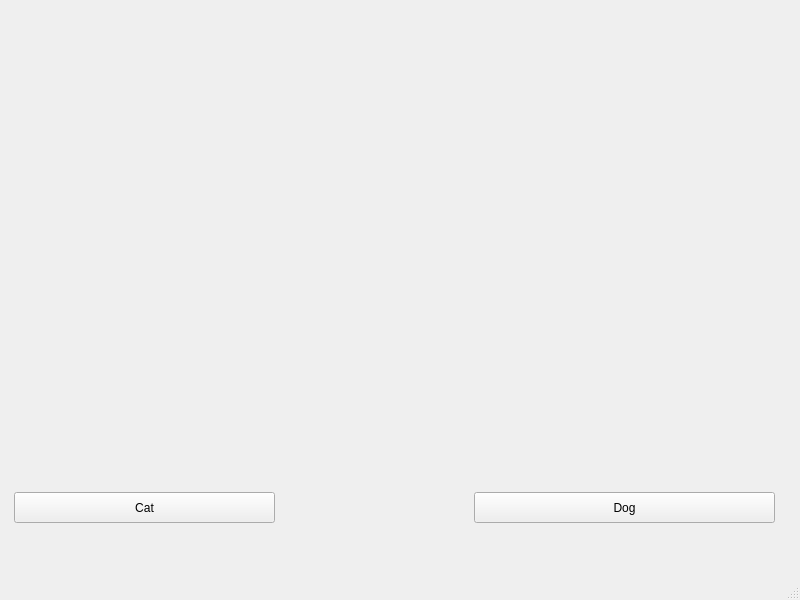
<?xml version="1.0" encoding="UTF-8"?>
<ui version="4.0">
 <class>MainWindow</class>
 <widget class="QMainWindow" name="MainWindow">
  <property name="geometry">
   <rect>
    <x>0</x>
    <y>0</y>
    <width>800</width>
    <height>600</height>
   </rect>
  </property>
  <property name="windowTitle">
   <string>MainWindow</string>
  </property>
  <widget class="QWidget" name="centralwidget">
   <widget class="QLabel" name="photo">
    <property name="geometry">
     <rect>
      <x>10</x>
      <y>10</y>
      <width>781</width>
      <height>461</height>
     </rect>
    </property>
    <property name="text">
     <string/>
    </property>
    <property name="pixmap">
     <pixmap>Cat.jpg</pixmap>
    </property>
    <property name="scaledContents">
     <bool>true</bool>
    </property>
   </widget>
   <widget class="QPushButton" name="cat">
    <property name="geometry">
     <rect>
      <x>14</x>
      <y>492</y>
      <width>261</width>
      <height>31</height>
     </rect>
    </property>
    <property name="text">
     <string>Cat</string>
    </property>
   </widget>
   <widget class="QPushButton" name="dog">
    <property name="geometry">
     <rect>
      <x>474</x>
      <y>492</y>
      <width>301</width>
      <height>31</height>
     </rect>
    </property>
    <property name="text">
     <string>Dog</string>
    </property>
   </widget>
  </widget>
  <widget class="QMenuBar" name="menubar">
   <property name="geometry">
    <rect>
     <x>0</x>
     <y>0</y>
     <width>800</width>
     <height>21</height>
    </rect>
   </property>
  </widget>
  <widget class="QStatusBar" name="statusbar"/>
 </widget>
 <resources/>
 <connections/>
</ui>
